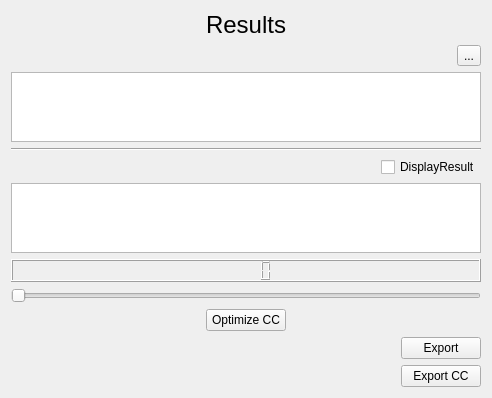
<?xml version="1.0" encoding="UTF-8"?>
<ui version="4.0">
 <class>WindowResults</class>
 <widget class="QWidget" name="WindowResults">
  <property name="geometry">
   <rect>
    <x>0</x>
    <y>0</y>
    <width>492</width>
    <height>374</height>
   </rect>
  </property>
  <property name="windowTitle">
   <string>Form</string>
  </property>
  <layout class="QVBoxLayout" name="verticalLayout">
   <item>
    <widget class="QLabel" name="labelTitleResults">
     <property name="text">
      <string>&lt;html&gt;&lt;head/&gt;&lt;body&gt;&lt;p align=&quot;center&quot;&gt;&lt;span style=&quot; font-size:18pt;&quot;&gt;Results&lt;/span&gt;&lt;/p&gt;&lt;/body&gt;&lt;/html&gt;</string>
     </property>
    </widget>
   </item>
   <item alignment="Qt::AlignRight">
    <widget class="QToolButton" name="settingsButton">
     <property name="text">
      <string>...</string>
     </property>
    </widget>
   </item>
   <item>
    <widget class="QTableWidget" name="tableWidgetTotalResults">
     <property name="maximumSize">
      <size>
       <width>16777215</width>
       <height>80</height>
      </size>
     </property>
    </widget>
   </item>
   <item>
    <widget class="Line" name="line">
     <property name="orientation">
      <enum>Qt::Horizontal</enum>
     </property>
    </widget>
   </item>
   <item alignment="Qt::AlignRight">
    <widget class="QCheckBox" name="Chb_shouldDisplayResult">
     <property name="toolTip">
      <string/>
     </property>
     <property name="statusTip">
      <string/>
     </property>
     <property name="text">
      <string>DisplayResult</string>
     </property>
     <property name="checked">
      <bool>false</bool>
     </property>
    </widget>
   </item>
   <item>
    <widget class="QTableWidget" name="tableWidgetResults"/>
   </item>
   <item>
    <widget class="QLCDNumber" name="lcdNumber"/>
   </item>
   <item>
    <widget class="QSlider" name="horizontalSlider">
     <property name="orientation">
      <enum>Qt::Horizontal</enum>
     </property>
    </widget>
   </item>
   <item alignment="Qt::AlignHCenter">
    <widget class="QPushButton" name="button_optimize_CC">
     <property name="text">
      <string>Optimize CC</string>
     </property>
    </widget>
   </item>
   <item alignment="Qt::AlignRight">
    <widget class="QPushButton" name="exportButton">
     <property name="text">
      <string>Export</string>
     </property>
    </widget>
   </item>
   <item alignment="Qt::AlignRight">
    <widget class="QPushButton" name="button_export_CC">
     <property name="text">
      <string>Export CC</string>
     </property>
    </widget>
   </item>
  </layout>
 </widget>
 <resources/>
 <connections/>
</ui>
